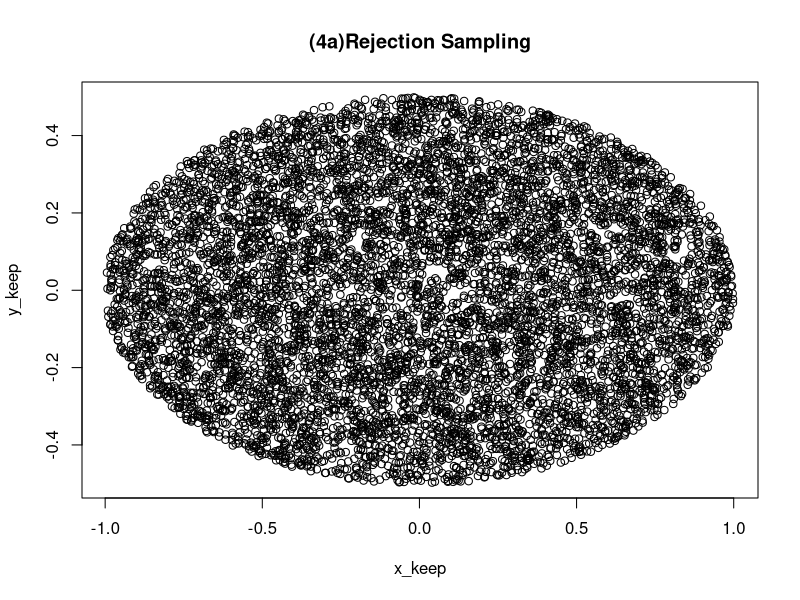
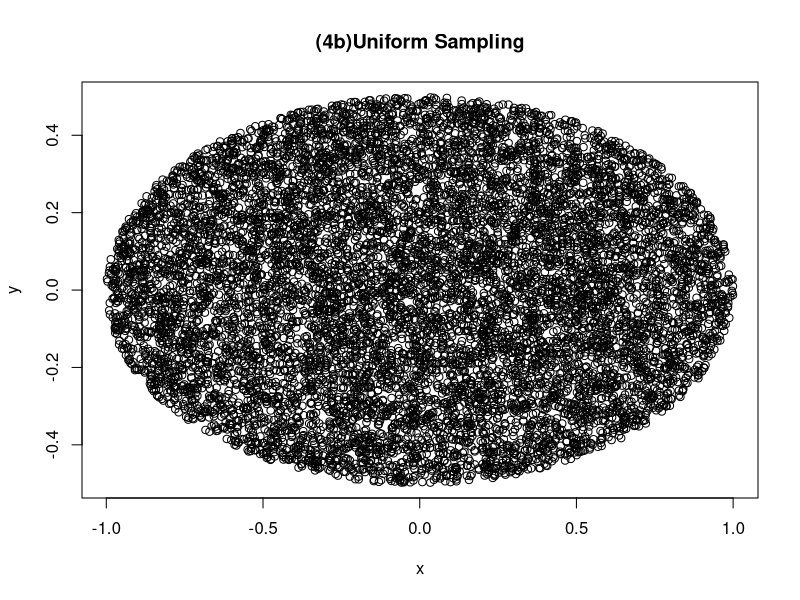

Write the R code that produced these figures, in order. (Note: this script raises an error after producing the figures.)
# QUESTION 3

#(a) Rejection Sampling
n = 1e4

X = runif(n, -1,1)
Y = runif(n, -0.5, 0.5)
x_keep = c()
y_keep = c()

for (i in 1:n) {
  if((((X[i])^2) + (4*(Y[i])^2)) <=1) {
    x_keep = append(x_keep, X[i])
    y_keep = append(y_keep, Y[i])
  }
}
plot(x_keep, y_keep, main='(4a)Rejection Sampling')

#(b) Uniform
n = 1e4
r = sqrt(runif(n))
theta = runif(n, 0, 2*pi)
x = r*cos(theta)
y = r*sin(theta)*0.5
plot(x,y, main = '(4b)Uniform Sampling')

#QUESTION 4

n = 1e4
M = rnorm(n,69,2.9)
W = rnorm(n, 64,2.7)
W_taller = which(Female > Male)
Prob = length(W_taller)/n
Prob
# Answer = 0.106

#QUESTION 5
n = 1e4
for (i in (1:log10(n))) {
  j = 10^i
  x = rnorm(j)
  y = rnorm(j)
  X = x/((x^2+y^2)**0.5)
  Y = y/((x^2+y^2)**0.5)
  plot(X,Y, main = 'Question 5')
}